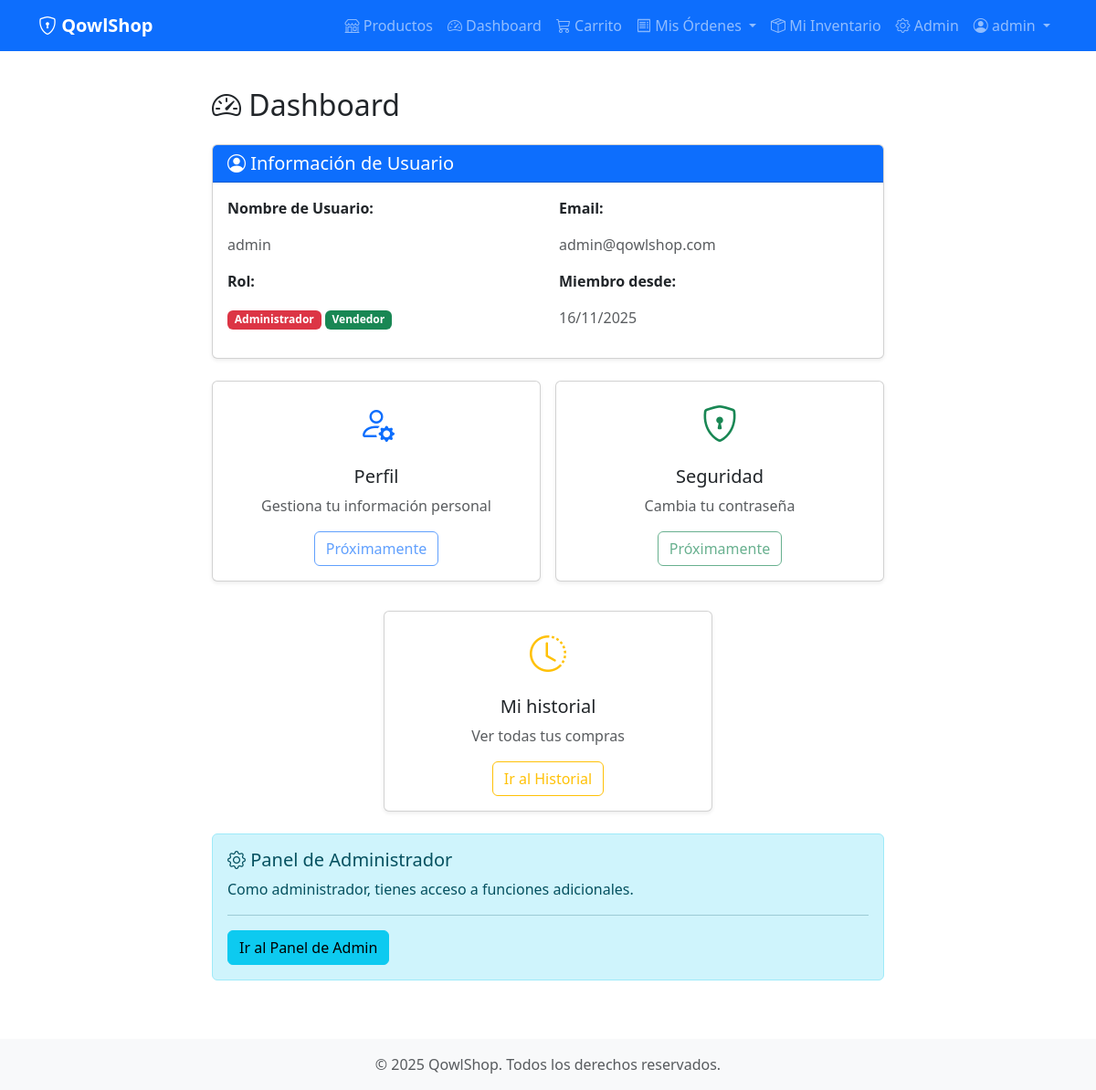
The page /dashboard (signed in) on the database as committed earlier.
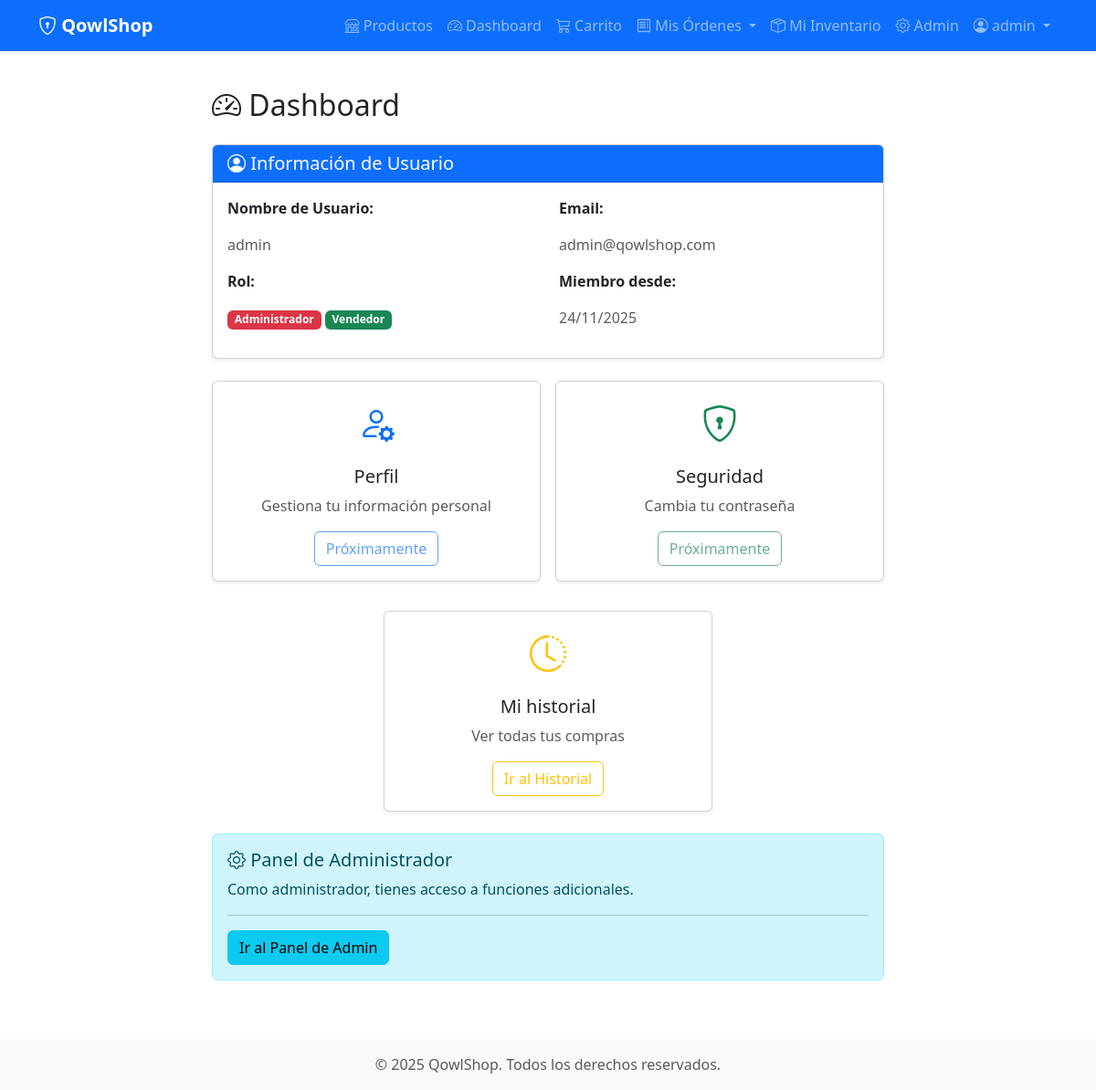
The same page on the database as committed later.
### modules/auth/models.py (models this page shows, shortened)
class User(UserMixin, db.Model):
    __tablename__ = 'users'
    id = db.Column(db.Integer, primary_key=True)
    username = db.Column(db.String(80), unique=True, nullable=False, index=True)
    email = db.Column(db.String(120), unique=True, nullable=False, index=True)
    password_hash = db.Column(db.String(255), nullable=False)
    role = db.Column(db.String(20), nullable=False, default='user')  # user/admin
    is_seller = db.Column(db.Boolean, default=False, nullable=False)  # Puede vender productos
    is_active = db.Column(db.Boolean, default=True, nullable=False)
    created_at = db.Column(db.DateTime, default=datetime.utcnow, nullable=False)
    updated_at = db.Column(db.DateTime, default=datetime.utcnow, onupdate=datetime.utcnow)
    products = db.relationship('Product', back_populates='seller', lazy='dynamic',
                               foreign_keys='Product.seller_id')
    purchases = db.relationship('Order', back_populates='buyer', lazy='dynamic',
                               foreign_keys='Order.buyer_id')
    sales = db.relationship('OrderItem', back_populates='seller', lazy='dynamic',
                           foreign_keys='OrderItem.seller_id')
    cart = db.relationship('Cart', back_populates='user', uselist=False, cascade='all, delete-orphan')
    def is_admin(self):
        return self.role == 'admin'
    def can_sell(self):
        return self.is_seller or self.is_admin()

### modules/main/routes.py (the view)
@main_bp.route('/dashboard')
@login_required
def dashboard():
    stats = {
        'total_purchases': Order.query.filter_by(buyer_id=current_user.id).count(),
        'total_spent': db.session.query(db.func.sum(Order.total_amount))\
            .filter_by(buyer_id=current_user.id)\
            .scalar() or 0
    }
    if current_user.can_sell():
        stats['total_products'] = Product.query.filter_by(seller_id=current_user.id).count()
        stats['active_products'] = Product.query\
            .filter_by(seller_id=current_user.id, is_active=True)\
            .count()
        stats['total_sales'] = db.session.query(db.func.sum(OrderItem.subtotal))\
            .filter_by(seller_id=current_user.id)\
            .scalar() or 0
        stats['items_sold'] = db.session.query(db.func.sum(OrderItem.quantity))\
            .filter_by(seller_id=current_user.id)\
            .scalar() or 0
    recent_orders = Order.query\
        .filter_by(buyer_id=current_user.id)\
        .order_by(Order.created_at.desc())\
        .limit(5)\
        .all()
    return render_template('main/dashboard.html',
                         stats=stats,
                         recent_orders=recent_orders)

### modules/auth/models.py (called while the page is built)
@login_manager.user_loader
def load_user(user_id):
    return User.query.get(int(user_id))

### modules/main/templates/main/dashboard.html (shortened to what this page needs)
{% extends "base.html" %}
{% block content %}
<div class="container mt-4">
    <div class="row">
        <div class="col-lg-8 mx-auto">
            <h2 class="mb-4">
                <i class="bi bi-speedometer2"></i> Dashboard
            </h2>
            <div class="card shadow-sm mb-4">
                <div class="card-header bg-primary text-white">
                    <h5 class="mb-0">
                        <i class="bi bi-person-circle"></i> Información de Usuario
                    </h5>
                </div>
                <div class="card-body">
                    <div class="row">
                        <div class="col-md-6">
                            <p><strong>Nombre de Usuario:</strong></p>
                            <p class="text-muted">{{ current_user.username }}</p>
                        </div>
                        <div class="col-md-6">
                            <p><strong>Email:</strong></p>
                            <p class="text-muted">{{ current_user.email }}</p>
                        </div>
                        <div class="col-md-6">
                            <p><strong>Rol:</strong></p>
                            {% if current_user.is_admin() %}
                                <span class="badge bg-danger">Administrador</span>
                            {% endif %}
                            {% if current_user.is_seller %}
                                <span class="badge bg-success">Vendedor</span>
                            {% endif %}
                        </div>
                        <div class="col-md-6">
                            <p><strong>Miembro desde:</strong></p>
                            <p class="text-muted">{{ current_user.created_at.strftime('%d/%m/%Y') }}</p>
                        </div>
                    </div>
                </div>
            </div>
            <div class="row g-3">
                <div class="col-md-6">
                    <div class="card shadow-sm h-100">
                        <div class="card-body text-center">
                            <i class="bi bi-person-gear fs-1 text-primary"></i>
                            <h5 class="mt-3">Perfil</h5>
                            <p class="text-muted">Gestiona tu información personal</p>
                            <button class="btn btn-outline-primary" disabled>
                                Próximamente
                            </button>
                        </div>
                    </div>
                </div>
                <div class="col-md-6">
                    <div class="card shadow-sm h-100">
                        <div class="card-body text-center">
                            <i class="bi bi-shield-lock fs-1 text-success"></i>
                            <h5 class="mt-3">Seguridad</h5>
                            <p class="text-muted">Cambia tu contraseña</p>
                            <button class="btn btn-outline-success" disabled>
                                Próximamente
                            </button>
                        </div>
                    </div>
                </div>
            </div>
            <div class="row g-3 mt-3">
                <div class="col-md-6 mx-auto">
                    <div class="card shadow-sm h-100">
                        <div class="card-body text-center">
                            <a href="{{ url_for('orders.my_purchases') }}" class="text-decoration-none text-dark">
                                <i class="bi bi-clock-history fs-1 text-warning"></i>
                                <h5 class="mt-3">Mi historial</h5>
                                <p class="text-muted">Ver todas tus compras</p>
                                <button class="btn btn-outline-warning">Ir al Historial</button>
                            </a>
                        </div>
                    </div>
                </div>
            </div>
            {% if current_user.is_admin() %}
            <div class="alert alert-info mt-4">
                <h5 class="alert-heading">
                    <i class="bi bi-gear"></i> Panel de Administrador
                </h5>
                <p>Como administrador, tienes acceso a funciones adicionales.</p>
                <hr>
                <a href="{{ url_for('main.admin_panel') }}" class="btn btn-info">
                    Ir al Panel de Admin
                </a>
            </div>
            {% endif %}
        </div>
    </div>
</div>
{% endblock %}

### templates/base.html (shortened to what this page needs)
<!DOCTYPE html>
<html lang="es">
<head>
    <link href="https://cdn.jsdelivr.net/npm/bootstrap@5.3.0/dist/css/bootstrap.min.css" rel="stylesheet">
    <link rel="stylesheet" href="https://cdn.jsdelivr.net/npm/bootstrap-icons@1.10.0/font/bootstrap-icons.css">
</head>
<body>
    <nav class="navbar navbar-expand-lg navbar-dark bg-primary">
        <div class="container">
            <a class="navbar-brand" href="{{ url_for('main.index') }}">
                <i class="bi bi-shield-lock"></i> QowlShop
            </a>
            <div class="collapse navbar-collapse" id="navbarNav">
                <ul class="navbar-nav ms-auto">
                    <li class="nav-item">
                        <a class="nav-link" href="{{ url_for('products.list_products') }}">
                            <i class="bi bi-shop"></i> Productos
                        </a>
                    </li>
                    {% if current_user.is_authenticated %}
                        <li class="nav-item">
                            <a class="nav-link" href="{{ url_for('main.dashboard') }}">
                                <i class="bi bi-speedometer2"></i> Dashboard
                            </a>
                        </li>
                        <li class="nav-item">
                            <a class="nav-link" href="{{ url_for('cart.view_cart') }}">
                                <i class="bi bi-cart3"></i> Carrito
                            </a>
                        </li>
                        <li class="nav-item dropdown">
                            <a class="nav-link dropdown-toggle" href="#" id="ordersDropdown" role="button" data-bs-toggle="dropdown" aria-expanded="false">
                                <i class="bi bi-receipt"></i> Mis Órdenes
                            </a>
                        </li>
                        {% if current_user.is_seller %}
                        <li class="nav-item">
                            <a class="nav-link" href="{{ url_for('products.my_inventory') }}">
                                <i class="bi bi-box-seam"></i> Mi Inventario
                            </a>
                        </li>
                        {% endif %}
                        {% if current_user.is_admin() %}
                        <li class="nav-item">
                            <a class="nav-link" href="{{ url_for('main.admin_panel') }}">
                                <i class="bi bi-gear"></i> Admin
                            </a>
                        </li>
                        {% endif %}
                        <li class="nav-item dropdown">
                            <a class="nav-link dropdown-toggle" href="#" id="userDropdown" role="button" data-bs-toggle="dropdown">
                                <i class="bi bi-person-circle"></i> {{ current_user.username }}
                            </a>
                        </li>
                    {% endif %}
                </ul>
            </div>
        </div>
    </nav>
    <div class="content">
        {% block content %}{% endblock %}
    </div>
    <footer class="bg-light text-center py-3 mt-5">
        <div class="container">
            <p class="text-muted mb-0">&copy; 2025 QowlShop. Todos los derechos reservados.</p>
        </div>
    </footer>
</body>
</html>

### templates/base.html (style rules this page uses)
body { min-height: 100vh; display: flex; flex-direction: column; }
.content { flex: 1; }
.navbar-brand { font-weight: bold; }

Rows that differ between the two databases and show on the page:
changed User "admin": created_at "16/11/2025" → "24/11/2025"
